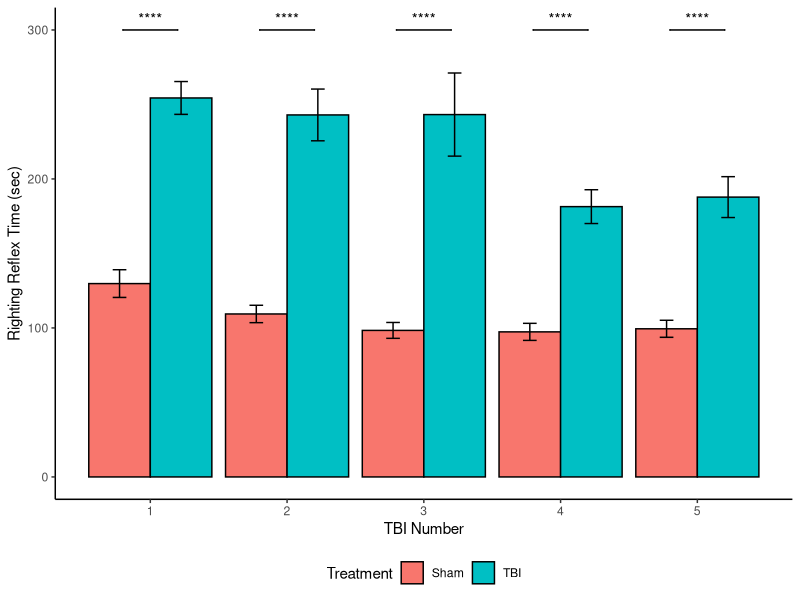

Reproduce this figure in R.
library(readxl)
library(ggplot2)
library(stats)
library(dplyr)
library(ggpubr)

#upload righting reflex data
righting_reflex_data <- read.csv("righting_reflex_data.csv")

####barplot of righting reflex data

#summarizing to get mean, sd, and se
righting_reflex_sum <- righting_reflex_data %>%
  group_by(Treatment, TBI_Number) %>%
  summarise(
    righting_reflex_avg = mean(righting_reflex_time),
    sd = sd(righting_reflex_time),
    n = n(),
    se = sd / sqrt(n)
  )

#barplot of righting reflex data
righting_reflex_barplot <- ggplot(righting_reflex_sum, aes(x = TBI_Number, y = righting_reflex_avg, fill = Treatment))+
  geom_bar(stat = 'identity', position = 'dodge', color = "black")+
  geom_errorbar(aes(x = TBI_Number, ymin = righting_reflex_sum$righting_reflex_avg - righting_reflex_sum$se,
                ymax = righting_reflex_sum$righting_reflex_avg + righting_reflex_sum$se, 
                group = Treatment), width = 0.2, position = position_dodge(0.9))+
  xlab("TBI Number")+
  ylab("Righting Reflex Time (sec)")+
  theme_classic()+
  theme(legend.position = "bottom")+
  ylim(0,300)+
  geom_signif(y_position = c(300, 300, 300, 300, 300), xmin = c(0.8, 1.8, 2.8, 3.8, 4.8), xmax = c(1.2, 2.2, 3.2, 4.2, 5.2),
              annotation=c("****", "****", "****", "****", "****"), tip_length=0)

png('righting_reflex_TBIexo.png', height = 4, width = 5, units = 'in', res = 300)
plot(righting_reflex_barplot)
dev.off()

#statistical tests
rr_ttest <- compare_means(righting_reflex_time ~ Treatment, data = righting_reflex_data,
              group.by = "TBI_Number", method = "t.test")
print(rr_ttest)

  
